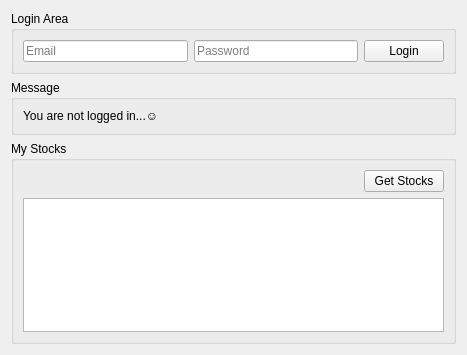
<?xml version="1.0" encoding="UTF-8"?>
<ui version="4.0">
 <class>Widget</class>
 <widget class="QWidget" name="Widget">
  <property name="geometry">
   <rect>
    <x>0</x>
    <y>0</y>
    <width>467</width>
    <height>355</height>
   </rect>
  </property>
  <property name="windowTitle">
   <string>Widget</string>
  </property>
  <layout class="QHBoxLayout" name="horizontalLayout_4">
   <item>
    <layout class="QVBoxLayout" name="verticalLayout">
     <item>
      <widget class="QGroupBox" name="groupBox">
       <property name="title">
        <string>Login Area</string>
       </property>
       <layout class="QHBoxLayout" name="horizontalLayout">
        <item>
         <widget class="QLineEdit" name="email_le">
          <property name="placeholderText">
           <string>Email</string>
          </property>
         </widget>
        </item>
        <item>
         <widget class="QLineEdit" name="password_le">
          <property name="inputMethodHints">
           <set>Qt::ImhHiddenText|Qt::ImhNoAutoUppercase|Qt::ImhNoPredictiveText|Qt::ImhSensitiveData</set>
          </property>
          <property name="text">
           <string/>
          </property>
          <property name="echoMode">
           <enum>QLineEdit::Password</enum>
          </property>
          <property name="placeholderText">
           <string>Password</string>
          </property>
         </widget>
        </item>
        <item>
         <widget class="QPushButton" name="login_btn">
          <property name="text">
           <string>Login</string>
          </property>
         </widget>
        </item>
       </layout>
      </widget>
     </item>
     <item>
      <widget class="QGroupBox" name="groupBox_2">
       <property name="title">
        <string>Message</string>
       </property>
       <layout class="QHBoxLayout" name="horizontalLayout_3">
        <item>
         <widget class="QLabel" name="latest_msg_lbl">
          <property name="text">
           <string>You are not logged in...☺</string>
          </property>
          <property name="wordWrap">
           <bool>true</bool>
          </property>
         </widget>
        </item>
       </layout>
      </widget>
     </item>
     <item>
      <widget class="QGroupBox" name="groupBox_3">
       <property name="title">
        <string>My Stocks</string>
       </property>
       <layout class="QVBoxLayout" name="verticalLayout_2">
        <item>
         <layout class="QHBoxLayout" name="horizontalLayout_2">
          <item>
           <spacer name="horizontalSpacer">
            <property name="orientation">
             <enum>Qt::Horizontal</enum>
            </property>
            <property name="sizeHint" stdset="0">
             <size>
              <width>288</width>
              <height>20</height>
             </size>
            </property>
           </spacer>
          </item>
          <item>
           <widget class="QPushButton" name="stocks_btn">
            <property name="text">
             <string>Get Stocks</string>
            </property>
           </widget>
          </item>
         </layout>
        </item>
        <item>
         <widget class="QListWidget" name="stocks_list_list_widget"/>
        </item>
       </layout>
      </widget>
     </item>
    </layout>
   </item>
  </layout>
 </widget>
 <resources/>
 <connections/>
</ui>
